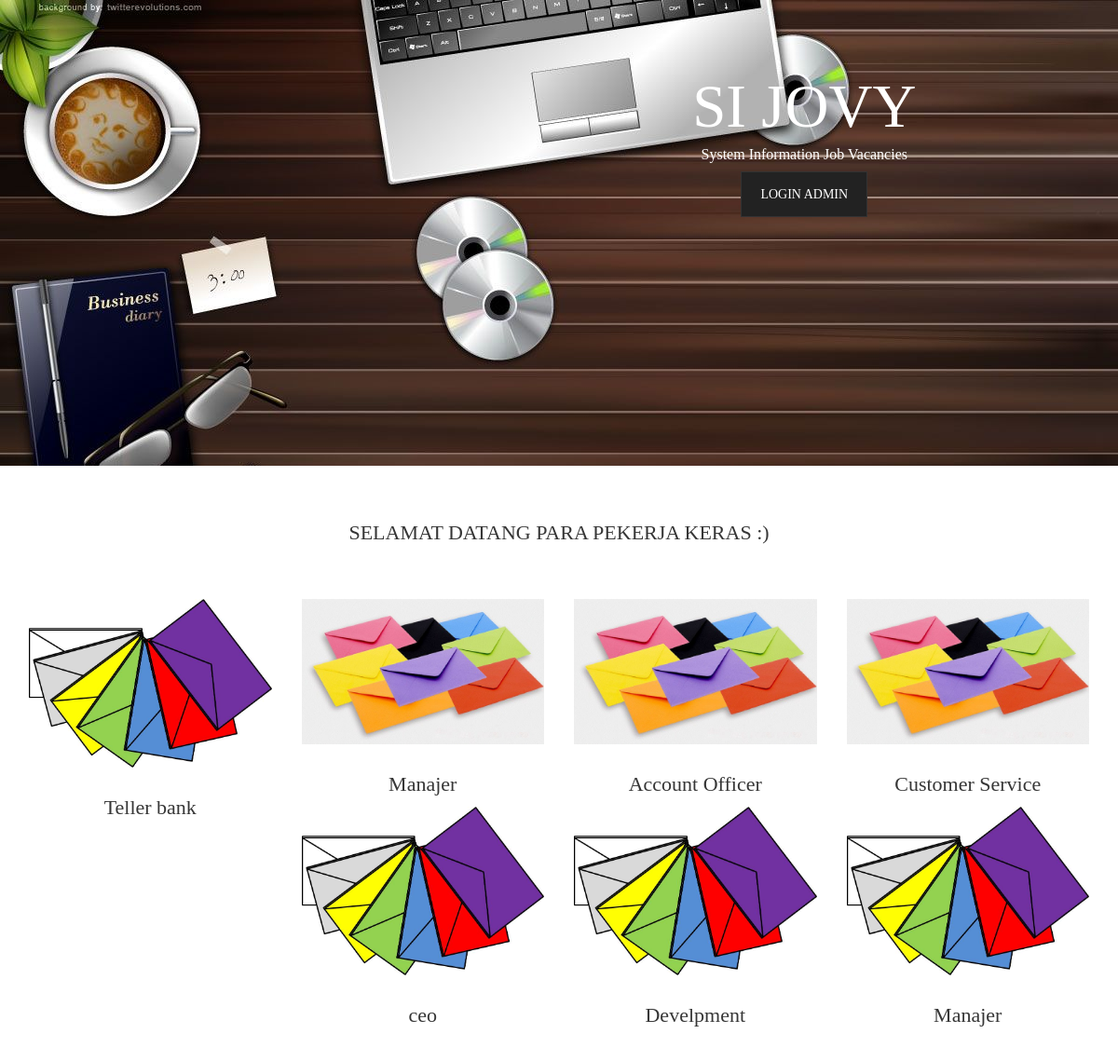
The page / on the database its author committed.
### tables this page shows
CREATE TABLE `applicant_job` (
  `id` int(11) NOT NULL,
  `jobname` varchar(50) NOT NULL,
  `requirement` text NOT NULL,
  `close_date` date NOT NULL,
  `img` varchar(50) NOT NULL,
  `status` varchar(10) NOT NULL DEFAULT 'Active'
);

### index.php (the view, shortened to what this page needs)
<?php
require 'dbconnect.php';
?>
<!doctype html>
<html>
<head>
    <link rel="stylesheet" href="assets/css/bootstrap.min.css">
    <link rel="stylesheet" href="assets/css/owl.carousel.min.css">
    <link rel="stylesheet" href="assets/css/pe-icon-7-stroke.css">
    <link rel="stylesheet" href="assets/css/font-awesome.min.css">
    <link rel="stylesheet" href="assets/css/meanmenu.css">
    <link rel="stylesheet" href="assets/css/shortcodes/shortcode.css">
    <link rel="stylesheet" href="assets/css/style.css">
    <link rel="stylesheet" href="assets/css/responsive.css">
</head>
<body style="font-family:verdana">
    <div class="wraper">
        <div style="background-image:url('2.jpg');background-repeat:no-repeat;  width:100%; height:500px;">
            <div class="container-fluid text-center">
                <div class="slider-text" style="margin-top:7%; margin-left:45%;">
                    <h2 style="color:white; font-family:verdana">SI JOVY</h2>
                    <h6 style="color:white; font-family:verdana">System Information Job Vacancies</h6>
                    <a href="admin">Login Admin</a>
                </div>
            </div>
        </div>
        <div class="blog-area pb-70" style="margin-top:5%">
            <div class="container-fluid">
                <div class="section-title text-center mb-50">
                    <h4>SELAMAT DATANG PARA PEKERJA KERAS :)</h3>
                </div>
                <?php
                $sql = mysqli_query($conn, "SELECT * FROM applicant_job where status='Active' ORDER BY id ASC");
                if (mysqli_fetch_array($sql) > 0) {
                    $i = 1;
                    while ($row = mysqli_fetch_assoc($sql)) {
                        if ($i++ % 4 == 0 || $i++ < 2) echo "<div class='row'>";
                ?>
                        <div class="col-md-3 col-sm-6">
                            <div class="single-blog mb-30">
                                <a href="apply.php">
                                    <img src="admin/<?php echo $row['img'] ?>" alt="">
                                </a>
                            </div>
                            <h4 align="center" style="font-family:verdana"><?php echo $row["jobname"]; ?></h4>
                        </div>
                <?php
                    }
                    if ($i % 4 != 0) echo "</div>";
                } else {
                    echo "No Data Found";
                }
                ?>
            </div>
        </div>
</body>
</html>

### assets/css/style.css (style rules this page uses)
.section-title.text-center { margin: 0 auto; padding-bottom: 48px; width: 40%; }
.single-blog { position: relative; border: 1px solid transparent; transition: all 0.3s ease-in-out 0s; }
.single-blog::before { background: #fff none repeat scroll 0 0; content: ""; height: 100%; left: 0; opacity: 0; position: absolute; top: 0; transition: all 0.3s ease-in-out 0s; width: 100%; }
.single-blog img { width: 100%; }

### assets/css/responsive.css (style rules this page uses)
@media (min-width: 992px) and (max-width: 1200px) { .slider-text h2 { font-size: 65px; } }
@media (min-width: 992px) and (max-width: 1200px) { .section-title.text-center { width: 65%; } }

### assets/css/shortcodes/bundle.css (style rules this page uses)
body { font-family: 'Karla', sans-serif; font-weight: normal; font-style: normal; font-size: 14px; }
a, .btn { -webkit-transition: all 0.3s ease-out 0s; -moz-transition: all 0.3s ease-out 0s; -ms-transition: all 0.3s ease-out 0s; -o-transition: all 0.3s ease-out 0s; transition: all 0.3s ease-out 0s; }
a, button, input { outline: medium none; color: #464646; }
h1, h2, h3, h4, h5, h6 { font-family: 'Playfair Display', serif; font-weight: normal; color: #363636; margin-top: 0px; font-style: normal; font-weight: 400; }
h2 { font-size: 35px; }
h4 { font-size: 22px; }
h6 { font-size: 16px; }
.mb-30 { margin-bottom: 30px }
.mb-50 { margin-bottom: 50px }
.pb-70 { padding-bottom: 70px }

### assets/css/shortcodes/slider.css (style rules this page uses)
.slider-text { display: block; position: relative; z-index: 9; }
.slider-text h2 { color: #222; font-size: 95px; font-weight: normal; line-height: 1; text-transform: capitalize; }
.slider-text > a { background-color: #222; border: 1px solid #333; color: #fff; display: inline-block; font-size: 14px; padding: 14px 20px 13px; text-transform: uppercase; transition: all 0.3s ease 0s; }

### rows shown on the page
applicant_job: img (picture), jobname "Teller bank"
applicant_job: img (picture), jobname "Manajer"
applicant_job: img (picture), jobname "Account Officer"
applicant_job: img (picture), jobname "Customer Service"
applicant_job: img (picture), jobname "ceo"
applicant_job: img (picture), jobname "Develpment"
applicant_job: img (picture), jobname "Manajer"
